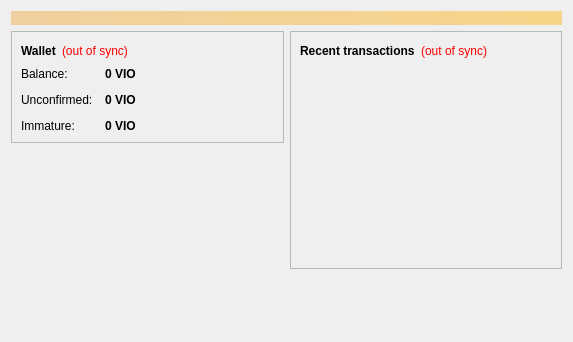
<?xml version="1.0" encoding="UTF-8"?>
<ui version="4.0">
 <class>OverviewPage</class>
 <widget class="QWidget" name="OverviewPage">
  <property name="geometry">
   <rect>
    <x>0</x>
    <y>0</y>
    <width>573</width>
    <height>342</height>
   </rect>
  </property>
  <property name="windowTitle">
   <string>Form</string>
  </property>
  <layout class="QVBoxLayout" name="topLayout">
   <item>
    <widget class="QLabel" name="labelAlerts">
     <property name="visible">
      <bool>false</bool>
     </property>
     <property name="styleSheet">
      <string notr="true">background-color: qlineargradient(x1: 0, y1: 0, x2: 1, y2: 0, stop:0 #F0D0A0, stop:1 #F8D488); color:#000000;</string>
     </property>
     <property name="wordWrap">
      <bool>true</bool>
     </property>
     <property name="margin">
      <number>3</number>
     </property>
    </widget>
   </item>
   <item>
    <layout class="QHBoxLayout" name="horizontalLayout" stretch="1,1">
     <item>
      <layout class="QVBoxLayout" name="verticalLayout_2">
       <item>
        <widget class="QFrame" name="frame">
         <property name="frameShape">
          <enum>QFrame::StyledPanel</enum>
         </property>
         <property name="frameShadow">
          <enum>QFrame::Raised</enum>
         </property>
         <layout class="QVBoxLayout" name="verticalLayout_4">
          <item>
           <layout class="QHBoxLayout" name="horizontalLayout_4">
            <item>
             <widget class="QLabel" name="label_5">
              <property name="font">
               <font>
                <weight>75</weight>
                <bold>true</bold>
               </font>
              </property>
              <property name="text">
               <string>Wallet</string>
              </property>
             </widget>
            </item>
            <item>
             <widget class="QLabel" name="labelWalletStatus">
              <property name="toolTip">
               <string>The displayed information may be out of date. Your wallet automatically synchronizes with the Violet network after a connection is established, but this process has not completed yet.</string>
              </property>
              <property name="styleSheet">
               <string notr="true">QLabel { color: red; }</string>
              </property>
              <property name="text">
               <string notr="true">(out of sync)</string>
              </property>
              <property name="alignment">
               <set>Qt::AlignLeading|Qt::AlignLeft|Qt::AlignVCenter</set>
              </property>
             </widget>
            </item>
            <item>
             <spacer name="horizontalSpacer_2">
              <property name="orientation">
               <enum>Qt::Horizontal</enum>
              </property>
              <property name="sizeHint" stdset="0">
               <size>
                <width>40</width>
                <height>20</height>
               </size>
              </property>
             </spacer>
            </item>
           </layout>
          </item>
          <item>
           <layout class="QFormLayout" name="formLayout_2">
            <property name="fieldGrowthPolicy">
             <enum>QFormLayout::AllNonFixedFieldsGrow</enum>
            </property>
            <property name="horizontalSpacing">
             <number>12</number>
            </property>
            <property name="verticalSpacing">
             <number>12</number>
            </property>
            <item row="0" column="0">
             <widget class="QLabel" name="label">
              <property name="text">
               <string>Balance:</string>
              </property>
             </widget>
            </item>
            <item row="0" column="1">
             <widget class="QLabel" name="labelBalance">
              <property name="font">
               <font>
                <weight>75</weight>
                <bold>true</bold>
               </font>
              </property>
              <property name="cursor">
               <cursorShape>IBeamCursor</cursorShape>
              </property>
              <property name="toolTip">
               <string>Your current balance</string>
              </property>
              <property name="text">
               <string notr="true">0 VIO</string>
              </property>
              <property name="textInteractionFlags">
               <set>Qt::LinksAccessibleByMouse|Qt::TextSelectableByKeyboard|Qt::TextSelectableByMouse</set>
              </property>
             </widget>
            </item>
            <item row="1" column="0">
             <widget class="QLabel" name="label_3">
              <property name="text">
               <string>Unconfirmed:</string>
              </property>
             </widget>
            </item>
            <item row="1" column="1">
             <widget class="QLabel" name="labelUnconfirmed">
              <property name="font">
               <font>
                <weight>75</weight>
                <bold>true</bold>
               </font>
              </property>
              <property name="cursor">
               <cursorShape>IBeamCursor</cursorShape>
              </property>
              <property name="toolTip">
               <string>Total of transactions that have yet to be confirmed, and do not yet count toward the current balance</string>
              </property>
              <property name="text">
               <string notr="true">0 VIO</string>
              </property>
              <property name="textInteractionFlags">
               <set>Qt::LinksAccessibleByMouse|Qt::TextSelectableByKeyboard|Qt::TextSelectableByMouse</set>
              </property>
             </widget>
            </item>
            <item row="2" column="0">
             <widget class="QLabel" name="labelImmatureText">
              <property name="text">
               <string>Immature:</string>
              </property>
             </widget>
            </item>
            <item row="2" column="1">
             <widget class="QLabel" name="labelImmature">
              <property name="font">
               <font>
                <weight>75</weight>
                <bold>true</bold>
               </font>
              </property>
              <property name="toolTip">
               <string>Mined balance that has not yet matured</string>
              </property>
              <property name="text">
               <string notr="true">0 VIO</string>
              </property>
              <property name="textInteractionFlags">
               <set>Qt::LinksAccessibleByMouse|Qt::TextSelectableByKeyboard|Qt::TextSelectableByMouse</set>
              </property>
             </widget>
            </item>
           </layout>
          </item>
         </layout>
        </widget>
       </item>
       <item>
        <spacer name="verticalSpacer">
         <property name="orientation">
          <enum>Qt::Vertical</enum>
         </property>
         <property name="sizeHint" stdset="0">
          <size>
           <width>20</width>
           <height>40</height>
          </size>
         </property>
        </spacer>
       </item>
      </layout>
     </item>
     <item>
      <layout class="QVBoxLayout" name="verticalLayout_3">
       <item>
        <widget class="QFrame" name="frame_2">
         <property name="frameShape">
          <enum>QFrame::StyledPanel</enum>
         </property>
         <property name="frameShadow">
          <enum>QFrame::Raised</enum>
         </property>
         <layout class="QVBoxLayout" name="verticalLayout">
          <item>
           <layout class="QHBoxLayout" name="horizontalLayout_2">
            <item>
             <widget class="QLabel" name="label_4">
              <property name="text">
               <string>&lt;b&gt;Recent transactions&lt;/b&gt;</string>
              </property>
             </widget>
            </item>
            <item>
             <widget class="QLabel" name="labelTransactionsStatus">
              <property name="toolTip">
               <string>The displayed information may be out of date. Your wallet automatically synchronizes with the Violet network after a connection is established, but this process has not completed yet.</string>
              </property>
              <property name="styleSheet">
               <string notr="true">QLabel { color: red; }</string>
              </property>
              <property name="text">
               <string notr="true">(out of sync)</string>
              </property>
              <property name="alignment">
               <set>Qt::AlignRight|Qt::AlignTrailing|Qt::AlignVCenter</set>
              </property>
             </widget>
            </item>
            <item>
             <spacer name="horizontalSpacer">
              <property name="orientation">
               <enum>Qt::Horizontal</enum>
              </property>
              <property name="sizeHint" stdset="0">
               <size>
                <width>40</width>
                <height>20</height>
               </size>
              </property>
             </spacer>
            </item>
           </layout>
          </item>
          <item>
           <widget class="QListView" name="listTransactions">
            <property name="styleSheet">
             <string notr="true">QListView { background: transparent; }</string>
            </property>
            <property name="frameShape">
             <enum>QFrame::NoFrame</enum>
            </property>
            <property name="verticalScrollBarPolicy">
             <enum>Qt::ScrollBarAlwaysOff</enum>
            </property>
            <property name="horizontalScrollBarPolicy">
             <enum>Qt::ScrollBarAlwaysOff</enum>
            </property>
            <property name="selectionMode">
             <enum>QAbstractItemView::NoSelection</enum>
            </property>
           </widget>
          </item>
         </layout>
        </widget>
       </item>
       <item>
        <spacer name="verticalSpacer_2">
         <property name="orientation">
          <enum>Qt::Vertical</enum>
         </property>
         <property name="sizeHint" stdset="0">
          <size>
           <width>20</width>
           <height>40</height>
          </size>
         </property>
        </spacer>
       </item>
      </layout>
     </item>
    </layout>
   </item>
  </layout>
 </widget>
 <resources/>
 <connections/>
</ui>
